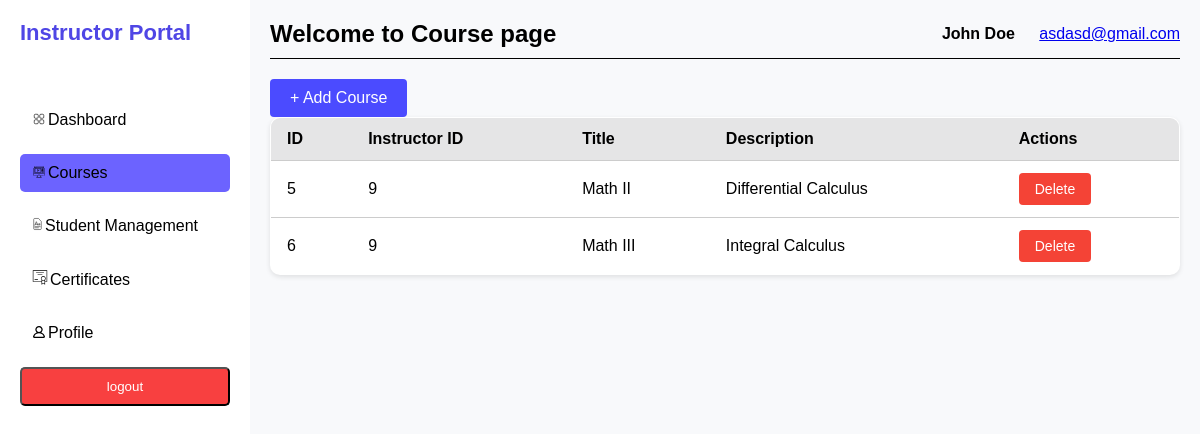
The page /view/instructor/courses.php (signed in) on the database as committed earlier.
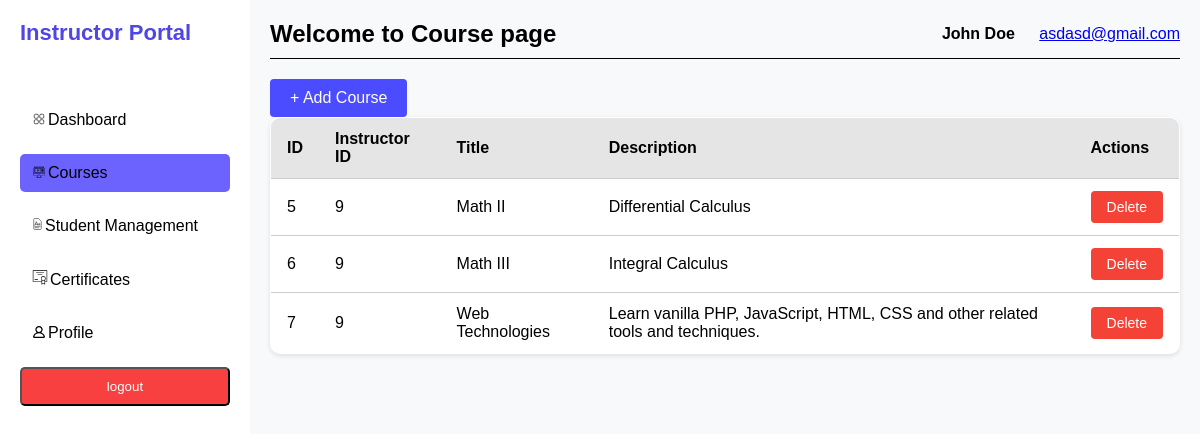
The same page on the database as committed later.
### tables this page shows
CREATE TABLE `course` (
  `course_id` int(11) NOT NULL,
  `instructor_id` int(11) NOT NULL,
  `title` varchar(255) NOT NULL,
  `description` text DEFAULT NULL
);

### model/instructor/db.php (called while the page is built, shortened)
<?php
class MyDB {
    private $conn;
    public function openConn() {
        $DBHost = "localhost";
        $DBUser = "root";
        $DBPassword = "";
        $DBName = "new_project";
        $this->conn = new mysqli($DBHost, $DBUser, $DBPassword, $DBName);
	return $this->conn;
    }
    public function getCoursesByInstructorId($instructor_id)
    {
        $sql = "SELECT * FROM course WHERE instructor_id = ?";
        $stmt = $this->conn->prepare($sql);
        $stmt->bind_param("i", $instructor_id);
        $stmt->execute();
        return $stmt->get_result();
    }
}
?>

### view/instructor/courses.php (the view, shortened to what this page needs)
<?php
include '../../model/instructor/db.php';
$db = new MyDB();
$result = $db->getCoursesByInstructorId($_SESSION['instructor_id']);
?>
<!DOCTYPE html>
<html lang="en">
<head>
    <link rel="stylesheet" href="../../assets/css/instructor/courses.css">
</head>
<body>
    <div class="container">
        <div class="sidebar">
            <h2>Instructor Portal</h2>
            <nav>
                <ul>
                    <li><a href="dashboard.php"><span><img src="../../assets/uploads/dashboard.svg"   width="18" height="12"></span>Dashboard</a></li>
                    <li><a href="courses.php"class="active"><span><img src="../../assets/uploads/course.svg"  width="18" height="12"></span>Courses</a></li>
                    <li><a href="Student_management.php"><span><img src="../../assets/uploads/grade.svg"  width="15" height="14"></span>Student Management</a></li>
                    <li><a href="certificates.php"><span><img src="../../assets/uploads/certificate.svg"   width="20" height="15"></span>Certificates</a></li>
                    <li><a href="profile.php"><span><img src="../../assets/uploads/profile.svg"  width="18" height="12"></span>Profile</a></li>
                </ul>
            </nav>
            <form action="../../control/instructor/logout_control.php">
                <input type="submit" value="logout" class="logout">
            </form>
        </div>
        <div class="main-content">
            <div class="header">
            <h2>Welcome to Course page</h2>
            <div class="user-info">
                    <span>
                        <?php echo $_SESSION['full_name'] ?? '' ?>
                    </span>
                    <a href="mailto:">
                        <?php echo $_SESSION['email'] ?? ''?>
                    </a>
                </div>
            </div>
        <div class="courses">
                <a href="add_course.php">
            <button type="button" class="add-course">+ Add Course</button>
            </a>
            <table >
                <tr>
                    <th>ID</th>
                    <th>Instructor ID</th>
                    <th>Title</th>
                    <th>Description</th>
                    <th>Actions</th>
                </tr>
                <?php
                while ($row = $result->fetch_assoc()) {
                    echo "<tr>
                            <td>" . $row['course_id'] . "</td>
                            <td>" . $row['instructor_id'] . "</td>
                            <td>" . $row['title'] . "</td>
                            <td>" . $row['description'] . "</td>
                            <td>
                                        <div class='actions'>
                                            <form action='../../control/instructor/delete_course.php'>
                                                <input type='hidden' name='course_id' value='" . $row['course_id'] . "'>
                                                <button type='submit' class='delete'>Delete</button>
                                            </form>
                                        </div>
                            </td>
                        </tr>";
                }
                ?>
            </table>
        </div>
    </div>
</div>
</body>
</html>

Rows that differ between the two databases and show on the page:
added course: course_id "7", instructor "9", title "Web Technologies", description "Learn vanilla PHP, JavaScript, HTML, CSS and other related tools and techniques."
